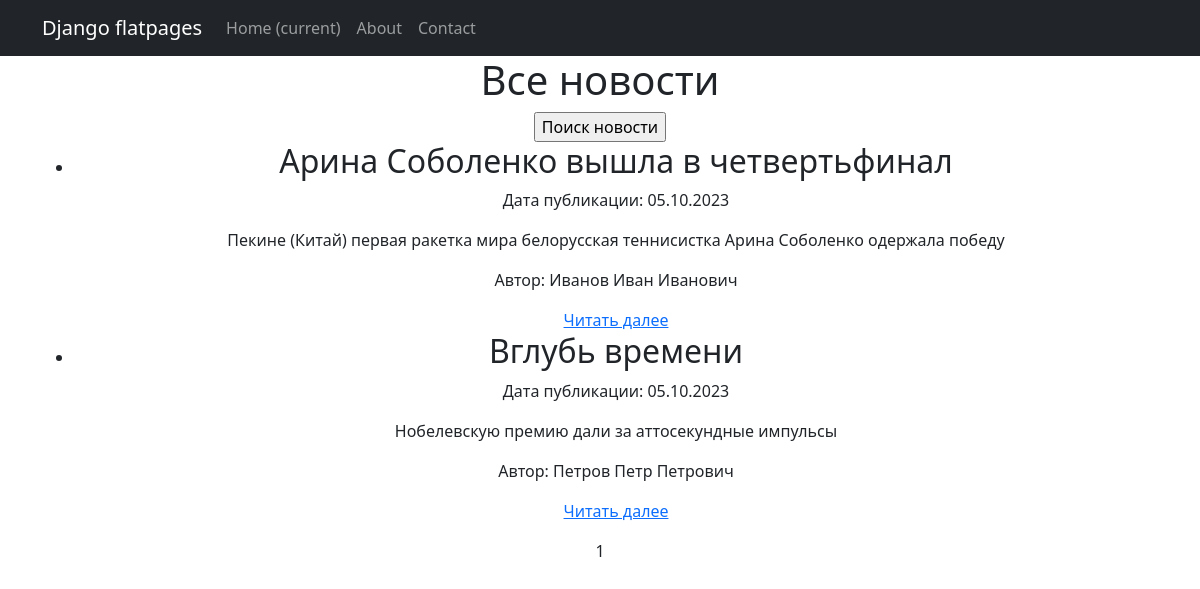
The app's page /, older data.
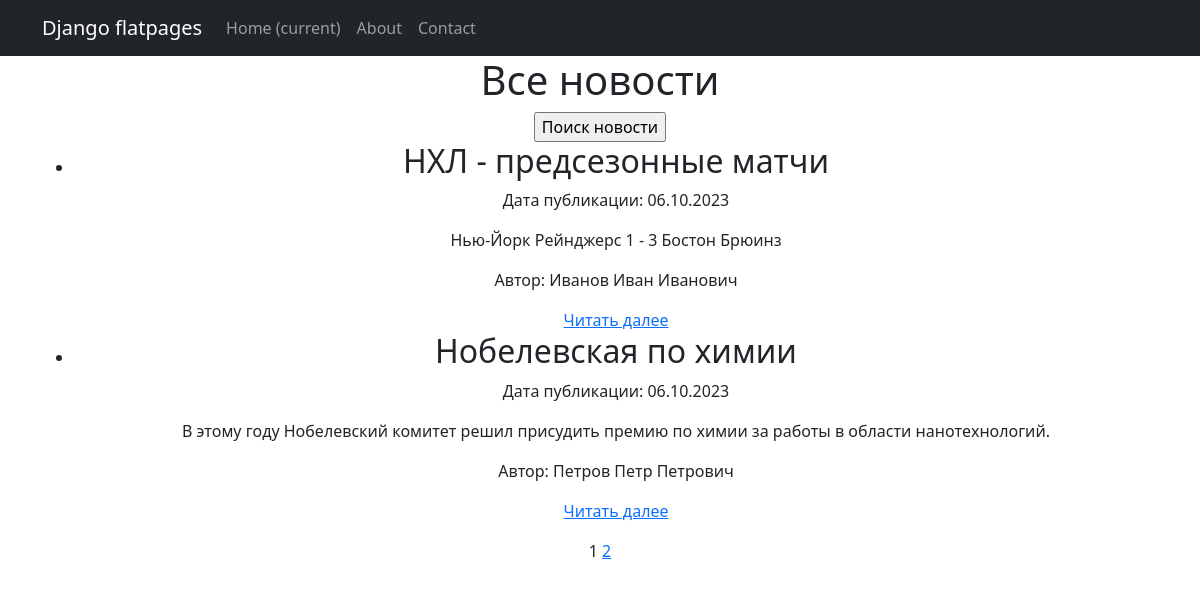
The same page, newer data.
### newsapp/models.py (models this page shows, shortened)
class Post(models.Model):
    ARTICLE = "AR"
    NEWS = "NW"
    TYPE_CHOICES = [
        (ARTICLE, 'Статья'),
        (NEWS, 'Новость'),
    ]
    name = models.CharField(max_length=50, unique=True)
    author = models.CharField(max_length=100)
    content = models.TextField()
    category = models.ForeignKey('Category', on_delete=models.CASCADE, related_name='posts')
    pub_date = models.DateTimeField(auto_now_add=True)
    post_type = models.CharField(max_length=2, choices=TYPE_CHOICES)

### newsapp/views.py (the view)
# urls.py: path('', PostList.as_view(), name = 'post_list'),
class PostList(ListView):
    model = Post
    ordering = ['name']
    template_name = 'flatpages/post.html'
    context_object_name = 'posts'
    paginate_by = 2
    def get_queryset(self):
        queryset = super().get_queryset()
        self.filterset = PostFilter(self.request.GET, queryset)
        return self.filterset.qs
    def get_context_data(self, **kwargs):
        context = super().get_context_data(**kwargs)
        context['time_now'] = datetime.utcnow()
        context['next_news'] = None
        context['filterset'] = self.filterset
        return context

### newsapp/templatetags/custom_filters.py (called while the page is built)
@register.filter
def censor(value):
    censored_value = value
    for word in unwanted_words:
        pattern = re.compile(rf'\b{word}\b', re.IGNORECASE)
        censored_value = pattern.sub('*', censored_value)
    return censored_value

### templates/flatpages/post.html (shortened to what this page needs)
{% extends 'flatpages/default.html' %}
{% load custom_filters %}
{% load custom_tags %}
{% block content %}
   <h1>Все новости</h1>
   <form action="{% url 'post_search' %}" method="get">
       <input type="submit" value="Поиск новости" />
   </form>
   {% if posts %}
       <ul>
           {% for post in posts %}
           <li>
               <h2>{{ post.name | censor }}</h2>
               <p>Дата публикации: {{ post.pub_date|date:'d.m.Y' }}</p>
               <p>{{ post.content|truncatewords:20| safe | censor }}</p>
               <p>Автор: {{ post.author}}</p>
               <a href="/post/{{ post.id }}">Читать далее</a>
           </li>
           {% endfor %}
       </ul>
   {% else %}
       <h2>Новости не найдены!</h2>
   {% endif %}
   {{ page_obj.number }}
   {% if page_obj.has_next %}
       <a href="?page={{ page_obj.next_page_number }}">{{ page_obj.next_page_number }}</a>
   {% endif %}
{% endblock content %}

### templates/flatpages/default.html (shortened to what this page needs)
{% load static %}
<!DOCTYPE html>
<html lang="en">
    <head>
        {% load static %}
        <link href="{% static 'css/styles.css' %}" rel="stylesheet" />
    </head>
    <body>
        <nav class="navbar navbar-expand-lg navbar-dark bg-dark static-top">
            <div class="container">
                <a class="navbar-brand" href="#">Django flatpages</a>
                <div class="collapse navbar-collapse" id="navbarResponsive">
                    <ul class="navbar-nav ml-auto">
                        <li class="nav-item active">
                            <a class="nav-link" href="#">Home
                                <span class="sr-only">(current)</span>
                            </a>
                        </li>
                        <li class="nav-item">
                            <a class="nav-link" href="/about/">About</a>
                        </li>
                        <li class="nav-item">
                            <a class="nav-link" href="/contacts/">Contact</a>
                        </li>
                    </ul>
                </div>
            </div>
        </nav>
        <div class="container">
            <div class="row">
                <div class="col-lg-12 text-center">
                    {% block content %}{% endblock content %}
                </div>
            </div>
        </div>
    </body>
</html>

Row changes from the older to the newer data that the page shows:
removed Post: name|censor "Арина Соболенко вышла в четвертьфинал", pub_date "05.10.2023", content|censor "Пекине (Китай) первая ракетка мира белорусская теннисистка Арина Соболенко одержала победу", author "Иванов Иван Иванович"
no longer on this page (row edited): Post: name|censor "Вглубь времени", pub_date "05.10.2023", content|censor "Нобелевскую премию дали за аттосекундные импульсы", author "Петров Петр Петрович"
added Post: name|censor "НХЛ - предсезонные матчи", pub_date "06.10.2023", content|censor "Нью-Йорк Рейнджерс 1 - 3 Бостон Брюинз", author "Иванов Иван Иванович"
added Post: name|censor "Нобелевская по химии", pub_date "06.10.2023", content|censor "В этому году Нобелевский комитет решил присудить премию по химии за работы в области нанотехнологий.", author "Петров Петр Петрович"
Text that changed along with them:
{{ page_obj.next_page_number }}: (not shown) → "2"
